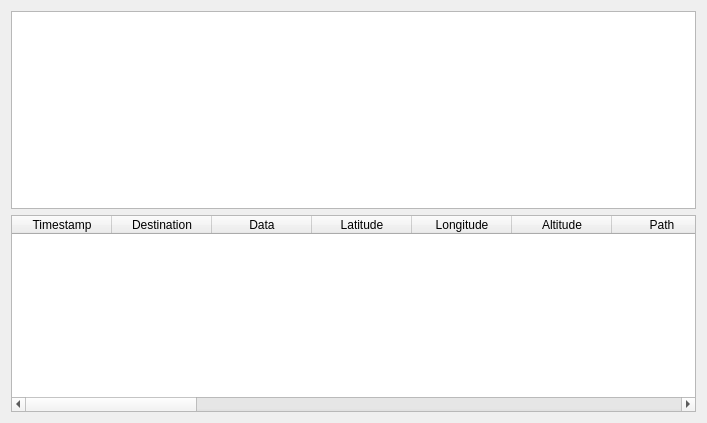
<?xml version="1.0" encoding="UTF-8"?>
<ui version="4.0">
 <class>detailedPacketsInfo</class>
 <widget class="QDialog" name="detailedPacketsInfo">
  <property name="geometry">
   <rect>
    <x>0</x>
    <y>0</y>
    <width>707</width>
    <height>423</height>
   </rect>
  </property>
  <property name="sizePolicy">
   <sizepolicy hsizetype="Expanding" vsizetype="Preferred">
    <horstretch>100</horstretch>
    <verstretch>0</verstretch>
   </sizepolicy>
  </property>
  <property name="windowTitle">
   <string>Detailed information</string>
  </property>
  <layout class="QGridLayout" name="gridLayout">
   <item row="0" column="0">
    <layout class="QFormLayout" name="formLayout">
     <property name="sizeConstraint">
      <enum>QLayout::SetNoConstraint</enum>
     </property>
     <property name="bottomMargin">
      <number>0</number>
     </property>
     <item row="1" column="0" colspan="2">
      <widget class="QTableWidget" name="tableDetailedInfo">
       <column>
        <property name="text">
         <string>Timestamp</string>
        </property>
       </column>
       <column>
        <property name="text">
         <string>Destination</string>
        </property>
       </column>
       <column>
        <property name="text">
         <string>Data</string>
        </property>
       </column>
       <column>
        <property name="text">
         <string>Latitude</string>
        </property>
       </column>
       <column>
        <property name="text">
         <string>Longitude</string>
        </property>
       </column>
       <column>
        <property name="text">
         <string>Altitude</string>
        </property>
       </column>
       <column>
        <property name="text">
         <string>Path</string>
        </property>
       </column>
       <column>
        <property name="text">
         <string>Payload</string>
        </property>
       </column>
       <column>
        <property name="text">
         <string>Message</string>
        </property>
       </column>
       <column>
        <property name="text">
         <string>Course</string>
        </property>
       </column>
       <column>
        <property name="text">
         <string>Speed</string>
        </property>
       </column>
       <column>
        <property name="text">
         <string>Temp</string>
        </property>
       </column>
       <column>
        <property name="text">
         <string>Pressure</string>
        </property>
       </column>
       <column>
        <property name="text">
         <string>Wind_speed</string>
        </property>
       </column>
       <column>
        <property name="text">
         <string>Wind_direction</string>
        </property>
       </column>
       <column>
        <property name="text">
         <string>Wind_gust</string>
        </property>
       </column>
       <column>
        <property name="text">
         <string>Rain_1hr</string>
        </property>
       </column>
       <column>
        <property name="text">
         <string>Rain_24hr</string>
        </property>
       </column>
       <column>
        <property name="text">
         <string>Rain_midnight</string>
        </property>
       </column>
       <column>
        <property name="text">
         <string>Snow_24hr</string>
        </property>
       </column>
       <column>
        <property name="text">
         <string>Raincount</string>
        </property>
       </column>
       <column>
        <property name="text">
         <string>Humidity</string>
        </property>
       </column>
       <column>
        <property name="text">
         <string>Luminosity</string>
        </property>
       </column>
      </widget>
     </item>
     <item row="0" column="0" colspan="2">
      <widget class="QTextEdit" name="textLatestInfo">
       <property name="sizePolicy">
        <sizepolicy hsizetype="Expanding" vsizetype="Expanding">
         <horstretch>1</horstretch>
         <verstretch>0</verstretch>
        </sizepolicy>
       </property>
      </widget>
     </item>
    </layout>
   </item>
  </layout>
 </widget>
 <resources/>
 <connections/>
</ui>
